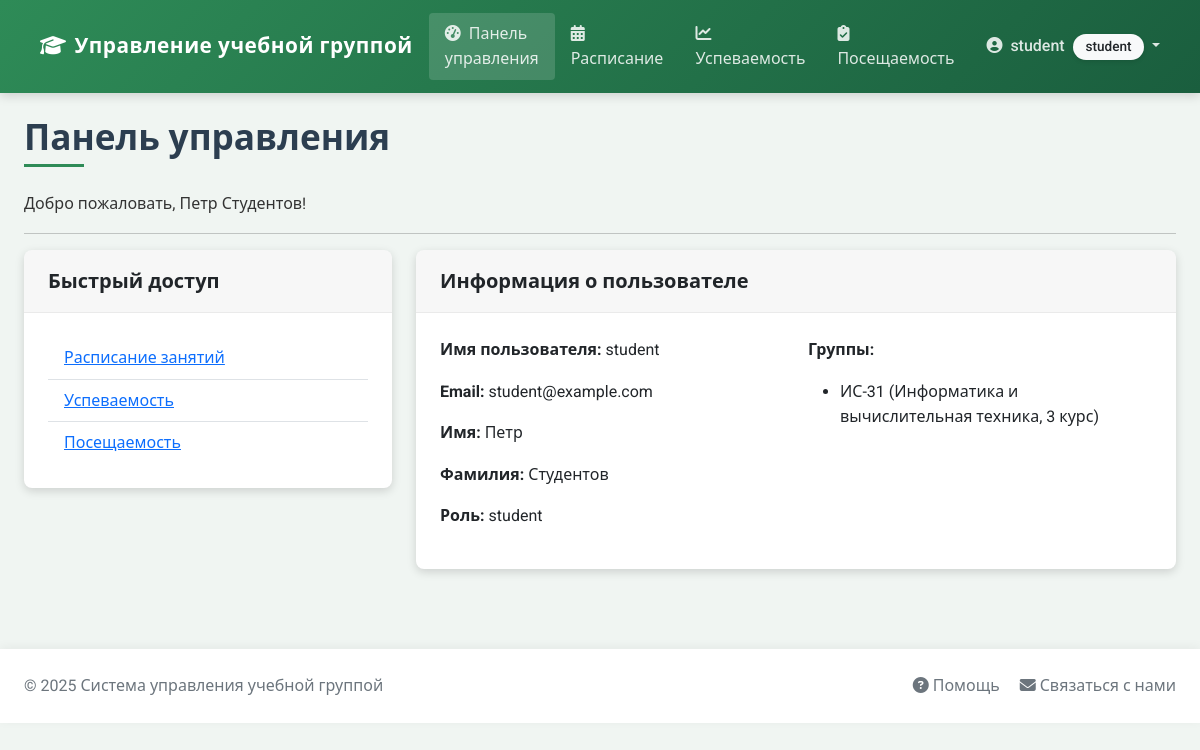
The page /dashboard (signed in) on the database its author committed.
### app/models/models.py (models this page shows, shortened)
class User(UserMixin, db.Model):
    id = db.Column(db.Integer, primary_key=True)
    username = db.Column(db.String(64), unique=True, nullable=False)
    email = db.Column(db.String(120), unique=True, nullable=False)
    password_hash = db.Column(db.String(128))
    first_name = db.Column(db.String(64))
    last_name = db.Column(db.String(64))
    role = db.Column(db.String(20), default='student')  # student, teacher, admin
    attendances = db.relationship('Attendance', backref='student', lazy='dynamic')
    grades = db.relationship('Grade', backref='student', lazy='dynamic')

class Group(db.Model):
    id = db.Column(db.Integer, primary_key=True)
    name = db.Column(db.String(64), unique=True, nullable=False)
    faculty = db.Column(db.String(64))
    year = db.Column(db.Integer)
    students = db.relationship('User',
                              secondary=student_group,
                              lazy='subquery',
                              backref=db.backref('groups', lazy=True))
    schedules = db.relationship('Schedule', backref='group', lazy='dynamic')

### app/routes/main.py (the view)
@bp.route('/dashboard')
@login_required
def dashboard():
    return render_template('dashboard.html')

### app/context_processors.py (called while the page is built)
def csrf_processor():
    return {'csrf_token': generate_csrf()}

### app/models/__init__.py (called while the page is built)
@login_manager.user_loader
def load_user(id):
    return User.query.get(int(id))

### app/templates/dashboard.html (shortened to what this page needs)
{% extends "base.html" %}
{% block content %}
<div class="row">
    <div class="col-md-12">
        <h1>Панель управления</h1>
        <p>Добро пожаловать, {{ current_user.first_name }} {{ current_user.last_name }}!</p>
        <hr>
    </div>
</div>
<div class="row">
    <div class="col-md-4">
        <div class="card mb-4">
            <div class="card-header">
                <h5 class="card-title mb-0">Быстрый доступ</h5>
            </div>
            <div class="card-body">
                <ul class="list-group list-group-flush">
                    <li class="list-group-item">
                        <a href="{{ url_for('schedule.index') }}">Расписание занятий</a>
                    </li>
                    <li class="list-group-item">
                        <a href="{{ url_for('performance.index') }}">Успеваемость</a>
                    </li>
                    <li class="list-group-item">
                        <a href="{{ url_for('performance.attendance') }}">Посещаемость</a>
                    </li>
                </ul>
            </div>
        </div>
    </div>
    <div class="col-md-8">
        <div class="card">
            <div class="card-header">
                <h5 class="card-title mb-0">Информация о пользователе</h5>
            </div>
            <div class="card-body">
                <div class="row">
                    <div class="col-md-6">
                        <p><strong>Имя пользователя:</strong> {{ current_user.username }}</p>
                        <p><strong>Email:</strong> {{ current_user.email }}</p>
                        <p><strong>Имя:</strong> {{ current_user.first_name }}</p>
                        <p><strong>Фамилия:</strong> {{ current_user.last_name }}</p>
                        <p><strong>Роль:</strong> {{ current_user.role }}</p>
                    </div>
                    <div class="col-md-6">
                        {% if current_user.role == 'student' %}
                        <p><strong>Группы:</strong></p>
                        <ul>
                            {% for group in current_user.groups %}
                            <li>{{ group.name }} ({{ group.faculty }}, {{ group.year }} курс)</li>
                            {% else %}
                            <li>Вы не состоите ни в одной группе</li>
                            {% endfor %}
                        </ul>
                        {% endif %}
                    </div>
                </div>
            </div>
        </div>
    </div>
</div>
{% endblock %}

### app/templates/base.html (shortened to what this page needs)
<!DOCTYPE html>
<html lang="ru">
<head>
    <link rel="stylesheet" href="https://cdn.jsdelivr.net/npm/bootstrap@5.3.2/dist/css/bootstrap.min.css">
    <link rel="stylesheet" href="https://cdnjs.cloudflare.com/ajax/libs/font-awesome/6.4.0/css/all.min.css">
    <link rel="stylesheet" href="{{ url_for('static', filename='css/style.css') }}">
    <link rel="stylesheet" href="{{ url_for('static', filename='css/modal-fix.css') }}">
</head>
<body>
    <nav class="navbar navbar-expand-lg navbar-dark bg-primary sticky-top">
        <div class="container">
            <a class="navbar-brand" href="{{ url_for('main.index') }}">
                <i class="fas fa-graduation-cap me-2"></i>Управление учебной группой
            </a>
            <div class="collapse navbar-collapse" id="navbarNav">
                <ul class="navbar-nav me-auto">
                    {% if current_user.is_authenticated %}
                    <li class="nav-item">
                        <a class="nav-link {% if request.path == url_for('main.dashboard') %}active{% endif %}" href="{{ url_for('main.dashboard') }}">
                            <i class="fas fa-tachometer-alt me-1"></i> Панель управления
                        </a>
                    </li>
                    <li class="nav-item">
                        <a class="nav-link {% if request.path.startswith('/schedule') %}active{% endif %}" href="{{ url_for('schedule.index') }}">
                            <i class="fas fa-calendar-alt me-1"></i> Расписание
                        </a>
                    </li>
                    <li class="nav-item">
                        <a class="nav-link {% if request.path == url_for('performance.index') %}active{% endif %}" href="{{ url_for('performance.index') }}">
                            <i class="fas fa-chart-line me-1"></i> Успеваемость
                        </a>
                    </li>
                    <li class="nav-item">
                        <a class="nav-link {% if request.path.startswith('/performance/attendance') %}active{% endif %}" href="{{ url_for('performance.attendance') }}">
                            <i class="fas fa-clipboard-check me-1"></i> Посещаемость
                        </a>
                    </li>
                    {% endif %}
                </ul>
                <ul class="navbar-nav">
                    {% if current_user.is_authenticated %}
                    <li class="nav-item dropdown">
                        <a class="nav-link dropdown-toggle" href="#" id="userDropdown" role="button" data-bs-toggle="dropdown">
                            <i class="fas fa-user-circle me-1"></i> {{ current_user.username }}
                            <span class="badge bg-light text-dark ms-1">{{ current_user.role }}</span>
                        </a>
                    </li>
                    {% endif %}
                </ul>
            </div>
        </div>
    </nav>
    <div class="container mt-4">
        {% block content %}{% endblock %}
    </div>
    <footer class="footer py-4">
        <div class="container">
            <div class="row align-items-center justify-content-between">
                <div class="col-md-6">
                    <span class="text-muted">© 2025 Система управления учебной группой</span>
                </div>
                <div class="col-md-6 text-md-end">
                    <a href="#" class="text-decoration-none text-secondary me-3">
                        <i class="fas fa-question-circle"></i> Помощь
                    </a>
                    <a href="#" class="text-decoration-none text-secondary">
                        <i class="fas fa-envelope"></i> Связаться с нами
                    </a>
                </div>
            </div>
        </div>    </footer>    <script src="https://cdn.jsdelivr.net/npm/bootstrap@5.3.2/dist/js/bootstrap.bundle.min.js"></script>    <script src="{{ url_for('static', filename='js/scroll-lock.js') }}"></script>
</body>
</html>

### app/static/css/style.css (style rules this page uses)
:root { --primary-color: #2e8b57; --secondary-color: #6c757d; --success-color: #218838; --info-color: #20a2a0; --warning-color: #d4a72c; --danger-color: #c9302c; --light-color: #f8f9fa; --dark-color: #344a3d; --border-radius: 0.5rem; --box-shadow: 0 3px 10px rgba(0, 0, 0, 0.15); --transition: all 0.3s ease; }
body { font-family: 'Roboto', 'Segoe UI', sans-serif; background-color: #f0f5f2; color: #333; line-height: 1.6; }
.container { max-width: 1200px; padding: 0 1.5rem; }
h1, h2, h3, h4, h5, h6 { font-weight: 600; margin-bottom: 1.2rem; }
h1 { font-size: 2.2rem; margin-bottom: 1.5rem; position: relative; padding-bottom: 0.5rem; color: #2c3e50; }
h1:after { content: ''; position: absolute; bottom: 0; left: 0; width: 60px; height: 3px; background-color: var(--primary-color); }
.navbar { box-shadow: var(--box-shadow); padding: 0.8rem 1rem; background: linear-gradient(135deg, var(--primary-color), #1a5e3e) !important; }
.navbar-brand { font-weight: 700; font-size: 1.3rem; letter-spacing: 0.5px; }
.navbar-dark .navbar-nav .nav-link { color: rgba(255, 255, 255, 0.85); font-weight: 500; padding: 0.5rem 1rem; transition: var(--transition); }
.navbar-dark .navbar-nav .nav-link.active { background-color: rgba(255, 255, 255, 0.15); border-radius: 4px; }
.card { border: none; border-radius: var(--border-radius); box-shadow: var(--box-shadow); transition: var(--transition); margin-bottom: 2rem; overflow: hidden; }
.card-header { background-color: rgba(0, 0, 0, 0.03); border-bottom: 1px solid rgba(0, 0, 0, 0.05); padding: 1.2rem 1.5rem; font-weight: 600; }
.card-body { padding: 1.5rem; }
.badge { font-size: 0.85rem; padding: 0.4rem 0.8rem; border-radius: 30px; font-weight: 500; box-shadow: 0 2px 4px rgba(0, 0, 0, 0.1); }
.footer { background-color: #fff; box-shadow: 0 -2px 10px rgba(0, 0, 0, 0.05); padding: 1.2rem 0; margin-top: 3rem; }
.footer .text-muted { color: #6c757d !important; }
.card, .alert, .jumbotron { animation: fadeIn 0.5s ease-out; }

### app/static/css/modal-fix.css (style rules this page uses)
body.modal-fix-applied { overflow-y: scroll !important; padding-right: 0 !important; margin-right: 0 !important; }

### rows shown on the page
User: username "student", role "student", first_name "Петр", last_name "Студентов", email "student@example.com"
Group: name "ИС-31", faculty "Информатика и вычислительная техника", year "3"
